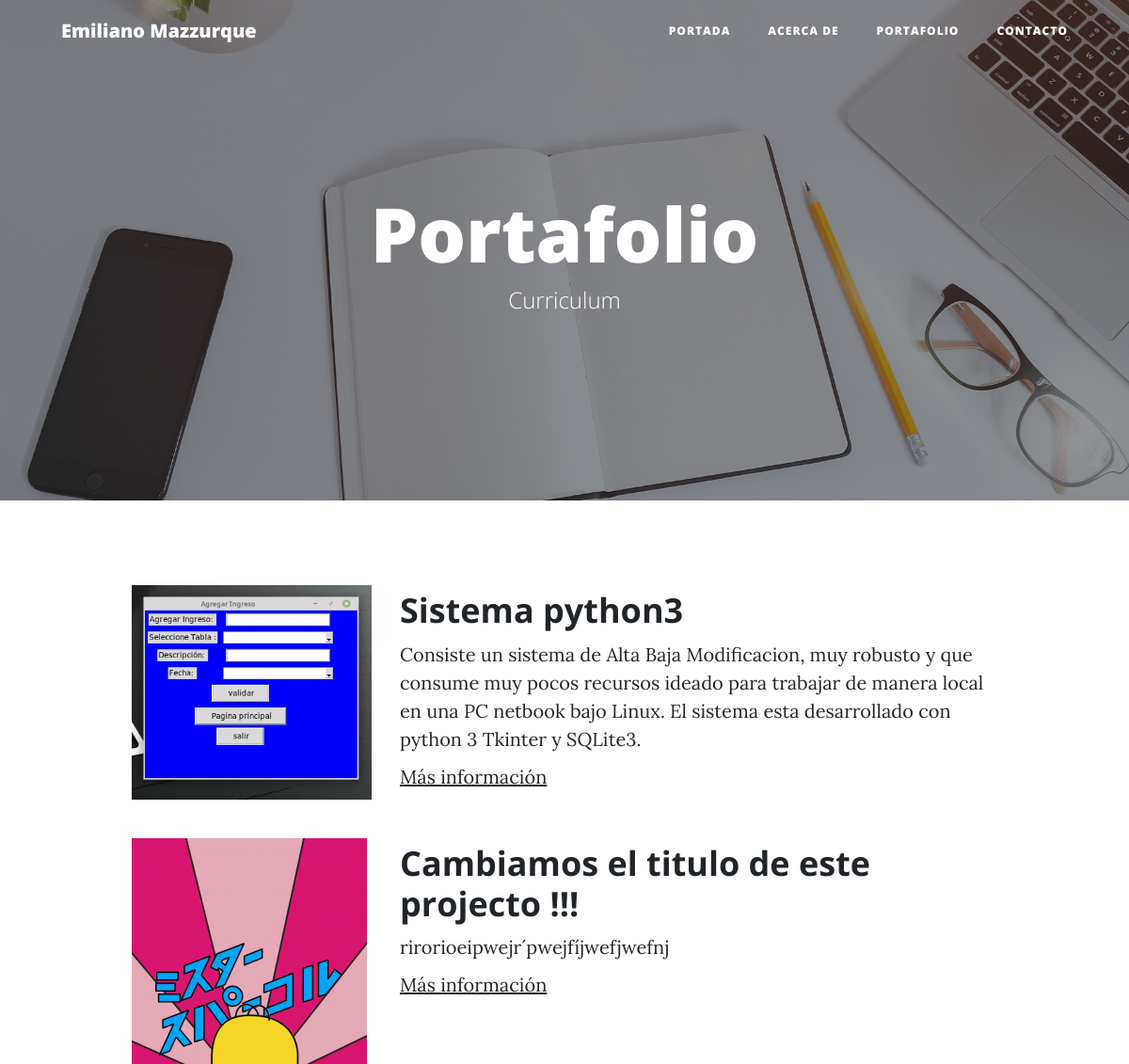
/portfolio/ (upper part), run on an earlier commit of the app's database.
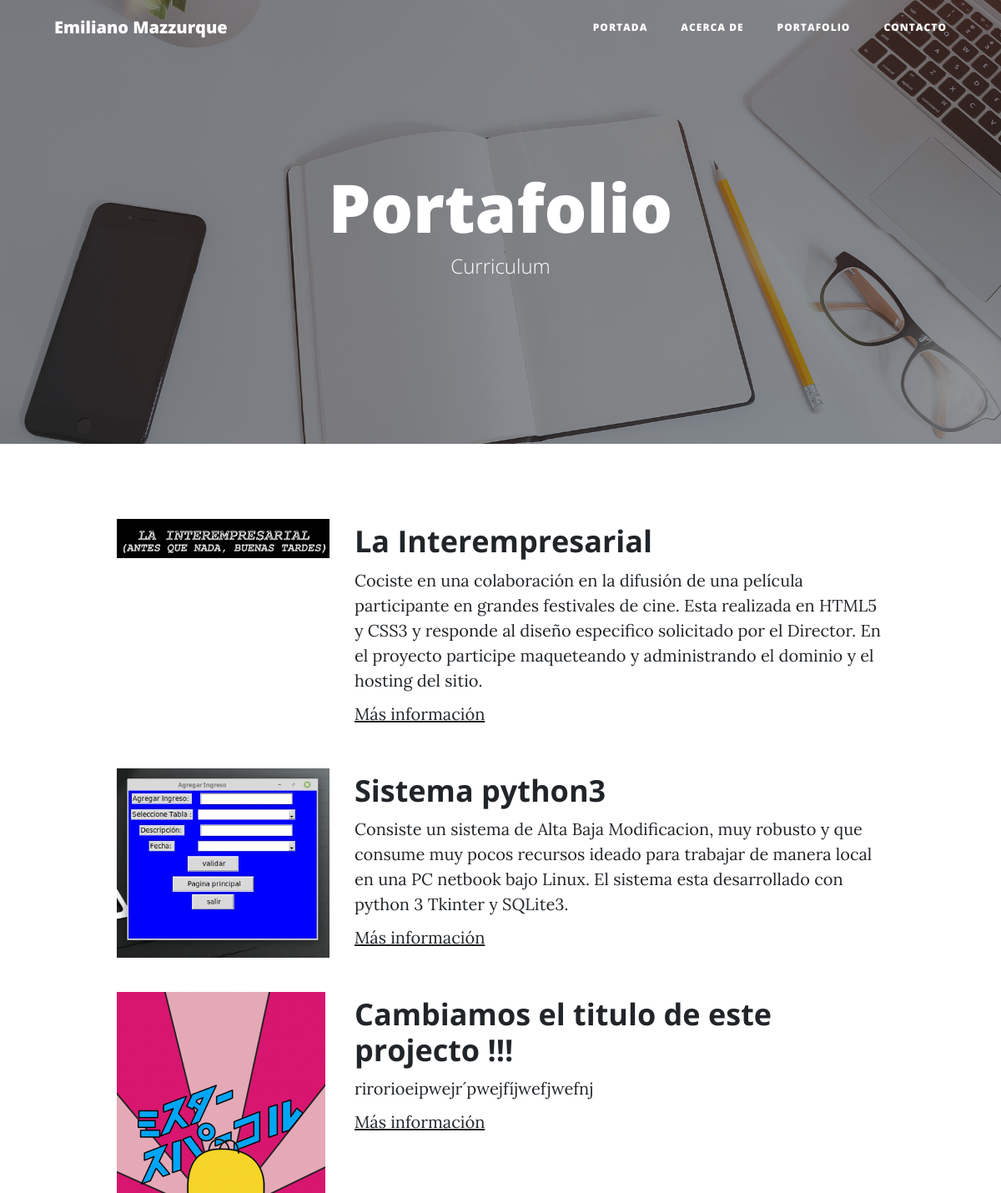
And on a later commit of the database.
### portfolio/models.py (models this page shows, shortened)
class Project(models.Model):
    title = models.CharField(max_length=200,verbose_name = 'Título')
    description = models.TextField(verbose_name = 'Descripción')
    image = models.ImageField(verbose_name = 'Imagen',upload_to="projects")
    created = models.DateTimeField(auto_now_add=True,verbose_name = 'Fecha de creación')
    updated = models.DateTimeField(auto_now=True,verbose_name = 'Fecha de edición')
    class Meta:
        verbose_name = 'proyecto'
        verbose_name_plural = 'proyectos'
        ordering = ["-created"]

### portfolio/views.py (the view)
# urls.py: path('portfolio/', portfolio_views.portfolio, name='portfolio'),
def portfolio(request):
    projects = Project.objects.all()
    return render(request, "portfolio/porfolio.html",
                {
                    'projects':projects
                    } )

### portfolio/templates/portfolio/porfolio.html (shortened to what this page needs)
{% extends 'core/base.html' %}
{% load static %}
{% block background %}{% static 'core/img/portfolio-bg.jpg' %}{% endblock %}
{% block headers %}
<h1>Portafolio</h1>
<span class="subheading">Curriculum</span>
{% endblock %}
{% block content %}
	{% for project in projects %}
		<div class="row project">
			<div class="col-lg-3 col-md-4 offset-lg-1">
				<img class="img-fluid" src="{{ project.image.url }}" alt="">
			</div>
		<div class="col-lg-7 col-md-8">
			<h2 class="section-heading title">{{project.title}}</h2>
			<p>{{project.description}}</p>
			<p><a href="https://github.com/monioalmagro">Más información</a></p>
		</div>
		</div>
	{% endfor %}
{% endblock %}

### core/templates/core/base.html (shortened to what this page needs)
<!DOCTYPE html>
<html lang="es">
  <head>
    {% load static %}
    <link href="{% static 'core/vendor/bootstrap/css/bootstrap.min.css' %}" rel="stylesheet">
    <link href="{% static 'core/vendor/font-awesome/css/font-awesome.min.css' %}" rel="stylesheet" type="text/css">
    <link href="{% static 'core/css/clean-blog.min.css' %}" rel="stylesheet">
  </head>
  <body>
    <nav class="navbar navbar-expand-lg navbar-light fixed-top" id="mainNav">
      <div class="container">
        <a class="navbar-brand" href="{% url 'home' %}">Emiliano Mazzurque</a>
        <div class="collapse navbar-collapse" id="navbarResponsive">
          <ul class="navbar-nav ml-auto">
            <li class="nav-item">
              <a class="nav-link" href="{% url 'home' %}">Portada</a>
            </li>
            <li class="nav-item">
              <a class="nav-link" href="{% url 'about' %}">Acerca de</a>
            </li>
            <li class="nav-item">
              <a class="nav-link" href="{% url 'portfolio' %}">Portafolio</a>
            </li>
            <li class="nav-item">
              <a class="nav-link" href="{% url 'contact' %}">Contacto</a>
            </li>
          </ul>
        </div>
      </div>
    </nav>
    <header class="masthead" style="background-image: url('{% block background %}{% endblock %}')">
      <div class="overlay"></div>
      <div class="container">
        <div class="row">
          <div class="col-lg-8 col-md-10 mx-auto">
            <div class="site-heading">
                {% block headers %}{% endblock %}
            </div>
          </div>
        </div>
      </div>
    </header>
  <div class="container">
      {% block content %}{% endblock  %}
  </div>
  </body>
</html>

What changed in the data, as far as the page shows it:
added Project: image (picture), title "La Interempresarial", description "Cociste en una colaboración en la difusión de una película participante en grandes festivales de cine. Esta realizada en HTML5 y CSS3 y responde al diseño especifico solicitado por el Director. En el proyecto participe maqueteando y administrando el dominio y el hosting del sitio."
